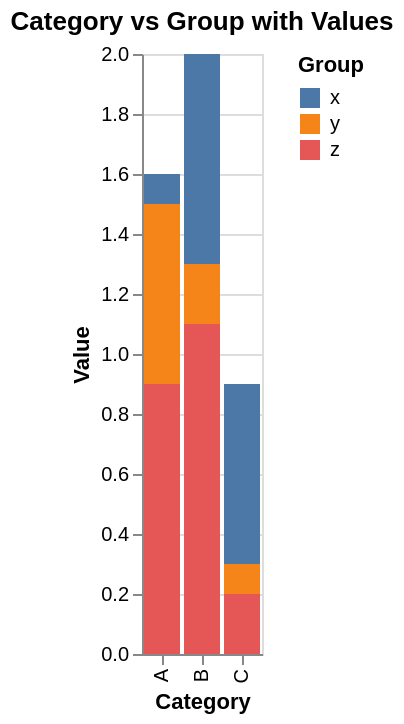

Vega-Lite specification stored for this chart:
### Vega-Lite specification from a JSON file in a GitHub repository (floating-point values rounded to 4 significant figures)
{"$schema": "https://vega.github.io/schema/vega-lite/v6.json", "title": "Category vs Group with Values", "data": {"name": "input_data"}, "layer": [{"mark": "bar", "encoding": {"x": {"field": "category", "type": "nominal", "axis": {"title": "Category"}}, "y": {"field": "value", "type": "quantitative", "axis": {"title": "Value"}}, "color": {"field": "group", "type": "nominal", "legend": {"title": "Group"}}}}], "datasets": {"input_data": [{"category": "A", "group": "x", "value": 0.1}, {"category": "A", "group": "y", "value": 0.6}, {"category": "A", "group": "z", "value": 0.9}, {"category": "B", "group": "x", "value": 0.7}, {"category": "B", "group": "y", "value": 0.2}, {"category": "B", "group": "z", "value": 1.1}, {"category": "C", "group": "x", "value": 0.6}, {"category": "C", "group": "y", "value": 0.1}, {"category": "C", "group": "z", "value": 0.2}]}}
